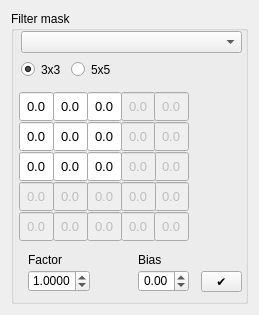
<?xml version="1.0" encoding="UTF-8"?>
<ui version="4.0">
 <class>KernelWidget</class>
 <widget class="QWidget" name="KernelWidget">
  <property name="geometry">
   <rect>
    <x>0</x>
    <y>0</y>
    <width>259</width>
    <height>315</height>
   </rect>
  </property>
  <property name="windowTitle">
   <string>Form</string>
  </property>
  <layout class="QVBoxLayout" name="verticalLayout">
   <item>
    <widget class="QGroupBox" name="groupBox_9">
     <property name="title">
      <string>Filter mask</string>
     </property>
     <widget class="QToolButton" name="sharpMask_applyBtn">
      <property name="geometry">
       <rect>
        <x>190</x>
        <y>260</y>
        <width>41</width>
        <height>21</height>
       </rect>
      </property>
      <property name="text">
       <string>✔</string>
      </property>
     </widget>
     <widget class="QDoubleSpinBox" name="sharpMask00">
      <property name="geometry">
       <rect>
        <x>8</x>
        <y>80</y>
        <width>35</width>
        <height>31</height>
       </rect>
      </property>
      <property name="font">
       <font>
        <pointsize>10</pointsize>
        <weight>50</weight>
        <bold>false</bold>
       </font>
      </property>
      <property name="wrapping">
       <bool>false</bool>
      </property>
      <property name="frame">
       <bool>true</bool>
      </property>
      <property name="alignment">
       <set>Qt::AlignCenter</set>
      </property>
      <property name="readOnly">
       <bool>false</bool>
      </property>
      <property name="buttonSymbols">
       <enum>QAbstractSpinBox::NoButtons</enum>
      </property>
      <property name="accelerated">
       <bool>false</bool>
      </property>
      <property name="correctionMode">
       <enum>QAbstractSpinBox::CorrectToPreviousValue</enum>
      </property>
      <property name="keyboardTracking">
       <bool>true</bool>
      </property>
      <property name="showGroupSeparator" stdset="0">
       <bool>false</bool>
      </property>
      <property name="prefix">
       <string/>
      </property>
      <property name="suffix">
       <string/>
      </property>
      <property name="decimals">
       <number>1</number>
      </property>
      <property name="minimum">
       <double>-100.000000000000000</double>
      </property>
      <property name="stepType">
       <enum>QAbstractSpinBox::AdaptiveDecimalStepType</enum>
      </property>
      <property name="value">
       <double>0.000000000000000</double>
      </property>
     </widget>
     <widget class="QDoubleSpinBox" name="sharpMask01">
      <property name="geometry">
       <rect>
        <x>42</x>
        <y>80</y>
        <width>35</width>
        <height>31</height>
       </rect>
      </property>
      <property name="font">
       <font>
        <pointsize>10</pointsize>
       </font>
      </property>
      <property name="wrapping">
       <bool>false</bool>
      </property>
      <property name="frame">
       <bool>true</bool>
      </property>
      <property name="alignment">
       <set>Qt::AlignCenter</set>
      </property>
      <property name="readOnly">
       <bool>false</bool>
      </property>
      <property name="buttonSymbols">
       <enum>QAbstractSpinBox::NoButtons</enum>
      </property>
      <property name="accelerated">
       <bool>false</bool>
      </property>
      <property name="correctionMode">
       <enum>QAbstractSpinBox::CorrectToPreviousValue</enum>
      </property>
      <property name="keyboardTracking">
       <bool>true</bool>
      </property>
      <property name="showGroupSeparator" stdset="0">
       <bool>false</bool>
      </property>
      <property name="prefix">
       <string/>
      </property>
      <property name="suffix">
       <string/>
      </property>
      <property name="decimals">
       <number>1</number>
      </property>
      <property name="minimum">
       <double>-100.000000000000000</double>
      </property>
      <property name="stepType">
       <enum>QAbstractSpinBox::AdaptiveDecimalStepType</enum>
      </property>
      <property name="value">
       <double>0.000000000000000</double>
      </property>
     </widget>
     <widget class="QDoubleSpinBox" name="sharpMask02">
      <property name="geometry">
       <rect>
        <x>76</x>
        <y>80</y>
        <width>35</width>
        <height>31</height>
       </rect>
      </property>
      <property name="font">
       <font>
        <pointsize>10</pointsize>
       </font>
      </property>
      <property name="wrapping">
       <bool>false</bool>
      </property>
      <property name="frame">
       <bool>true</bool>
      </property>
      <property name="alignment">
       <set>Qt::AlignCenter</set>
      </property>
      <property name="readOnly">
       <bool>false</bool>
      </property>
      <property name="buttonSymbols">
       <enum>QAbstractSpinBox::NoButtons</enum>
      </property>
      <property name="accelerated">
       <bool>false</bool>
      </property>
      <property name="correctionMode">
       <enum>QAbstractSpinBox::CorrectToPreviousValue</enum>
      </property>
      <property name="keyboardTracking">
       <bool>true</bool>
      </property>
      <property name="showGroupSeparator" stdset="0">
       <bool>false</bool>
      </property>
      <property name="prefix">
       <string/>
      </property>
      <property name="suffix">
       <string/>
      </property>
      <property name="decimals">
       <number>1</number>
      </property>
      <property name="minimum">
       <double>-100.000000000000000</double>
      </property>
      <property name="stepType">
       <enum>QAbstractSpinBox::AdaptiveDecimalStepType</enum>
      </property>
      <property name="value">
       <double>0.000000000000000</double>
      </property>
     </widget>
     <widget class="QDoubleSpinBox" name="sharpMask12">
      <property name="geometry">
       <rect>
        <x>76</x>
        <y>110</y>
        <width>35</width>
        <height>31</height>
       </rect>
      </property>
      <property name="font">
       <font>
        <pointsize>10</pointsize>
       </font>
      </property>
      <property name="wrapping">
       <bool>false</bool>
      </property>
      <property name="frame">
       <bool>true</bool>
      </property>
      <property name="alignment">
       <set>Qt::AlignCenter</set>
      </property>
      <property name="readOnly">
       <bool>false</bool>
      </property>
      <property name="buttonSymbols">
       <enum>QAbstractSpinBox::NoButtons</enum>
      </property>
      <property name="accelerated">
       <bool>false</bool>
      </property>
      <property name="correctionMode">
       <enum>QAbstractSpinBox::CorrectToPreviousValue</enum>
      </property>
      <property name="keyboardTracking">
       <bool>true</bool>
      </property>
      <property name="showGroupSeparator" stdset="0">
       <bool>false</bool>
      </property>
      <property name="prefix">
       <string/>
      </property>
      <property name="suffix">
       <string/>
      </property>
      <property name="decimals">
       <number>1</number>
      </property>
      <property name="minimum">
       <double>-100.000000000000000</double>
      </property>
      <property name="stepType">
       <enum>QAbstractSpinBox::AdaptiveDecimalStepType</enum>
      </property>
      <property name="value">
       <double>0.000000000000000</double>
      </property>
     </widget>
     <widget class="QDoubleSpinBox" name="sharpMask11">
      <property name="geometry">
       <rect>
        <x>42</x>
        <y>110</y>
        <width>35</width>
        <height>31</height>
       </rect>
      </property>
      <property name="font">
       <font>
        <pointsize>10</pointsize>
       </font>
      </property>
      <property name="wrapping">
       <bool>false</bool>
      </property>
      <property name="frame">
       <bool>true</bool>
      </property>
      <property name="alignment">
       <set>Qt::AlignCenter</set>
      </property>
      <property name="readOnly">
       <bool>false</bool>
      </property>
      <property name="buttonSymbols">
       <enum>QAbstractSpinBox::NoButtons</enum>
      </property>
      <property name="accelerated">
       <bool>false</bool>
      </property>
      <property name="correctionMode">
       <enum>QAbstractSpinBox::CorrectToPreviousValue</enum>
      </property>
      <property name="keyboardTracking">
       <bool>true</bool>
      </property>
      <property name="showGroupSeparator" stdset="0">
       <bool>false</bool>
      </property>
      <property name="prefix">
       <string/>
      </property>
      <property name="suffix">
       <string/>
      </property>
      <property name="decimals">
       <number>1</number>
      </property>
      <property name="minimum">
       <double>-100.000000000000000</double>
      </property>
      <property name="stepType">
       <enum>QAbstractSpinBox::AdaptiveDecimalStepType</enum>
      </property>
      <property name="value">
       <double>0.000000000000000</double>
      </property>
     </widget>
     <widget class="QDoubleSpinBox" name="sharpMask10">
      <property name="geometry">
       <rect>
        <x>8</x>
        <y>110</y>
        <width>35</width>
        <height>31</height>
       </rect>
      </property>
      <property name="font">
       <font>
        <pointsize>10</pointsize>
       </font>
      </property>
      <property name="wrapping">
       <bool>false</bool>
      </property>
      <property name="frame">
       <bool>true</bool>
      </property>
      <property name="alignment">
       <set>Qt::AlignCenter</set>
      </property>
      <property name="readOnly">
       <bool>false</bool>
      </property>
      <property name="buttonSymbols">
       <enum>QAbstractSpinBox::NoButtons</enum>
      </property>
      <property name="accelerated">
       <bool>false</bool>
      </property>
      <property name="correctionMode">
       <enum>QAbstractSpinBox::CorrectToPreviousValue</enum>
      </property>
      <property name="keyboardTracking">
       <bool>true</bool>
      </property>
      <property name="showGroupSeparator" stdset="0">
       <bool>false</bool>
      </property>
      <property name="prefix">
       <string/>
      </property>
      <property name="suffix">
       <string/>
      </property>
      <property name="decimals">
       <number>1</number>
      </property>
      <property name="minimum">
       <double>-100.000000000000000</double>
      </property>
      <property name="stepType">
       <enum>QAbstractSpinBox::AdaptiveDecimalStepType</enum>
      </property>
      <property name="value">
       <double>0.000000000000000</double>
      </property>
     </widget>
     <widget class="QDoubleSpinBox" name="sharpMask22">
      <property name="geometry">
       <rect>
        <x>76</x>
        <y>140</y>
        <width>35</width>
        <height>31</height>
       </rect>
      </property>
      <property name="font">
       <font>
        <pointsize>10</pointsize>
       </font>
      </property>
      <property name="wrapping">
       <bool>false</bool>
      </property>
      <property name="frame">
       <bool>true</bool>
      </property>
      <property name="alignment">
       <set>Qt::AlignCenter</set>
      </property>
      <property name="readOnly">
       <bool>false</bool>
      </property>
      <property name="buttonSymbols">
       <enum>QAbstractSpinBox::NoButtons</enum>
      </property>
      <property name="accelerated">
       <bool>false</bool>
      </property>
      <property name="correctionMode">
       <enum>QAbstractSpinBox::CorrectToPreviousValue</enum>
      </property>
      <property name="keyboardTracking">
       <bool>true</bool>
      </property>
      <property name="showGroupSeparator" stdset="0">
       <bool>false</bool>
      </property>
      <property name="prefix">
       <string/>
      </property>
      <property name="suffix">
       <string/>
      </property>
      <property name="decimals">
       <number>1</number>
      </property>
      <property name="minimum">
       <double>-100.000000000000000</double>
      </property>
      <property name="stepType">
       <enum>QAbstractSpinBox::AdaptiveDecimalStepType</enum>
      </property>
      <property name="value">
       <double>0.000000000000000</double>
      </property>
     </widget>
     <widget class="QDoubleSpinBox" name="sharpMask21">
      <property name="geometry">
       <rect>
        <x>42</x>
        <y>140</y>
        <width>35</width>
        <height>31</height>
       </rect>
      </property>
      <property name="font">
       <font>
        <pointsize>10</pointsize>
       </font>
      </property>
      <property name="wrapping">
       <bool>false</bool>
      </property>
      <property name="frame">
       <bool>true</bool>
      </property>
      <property name="alignment">
       <set>Qt::AlignCenter</set>
      </property>
      <property name="readOnly">
       <bool>false</bool>
      </property>
      <property name="buttonSymbols">
       <enum>QAbstractSpinBox::NoButtons</enum>
      </property>
      <property name="accelerated">
       <bool>false</bool>
      </property>
      <property name="correctionMode">
       <enum>QAbstractSpinBox::CorrectToPreviousValue</enum>
      </property>
      <property name="keyboardTracking">
       <bool>true</bool>
      </property>
      <property name="showGroupSeparator" stdset="0">
       <bool>false</bool>
      </property>
      <property name="prefix">
       <string/>
      </property>
      <property name="suffix">
       <string/>
      </property>
      <property name="decimals">
       <number>1</number>
      </property>
      <property name="minimum">
       <double>-100.000000000000000</double>
      </property>
      <property name="stepType">
       <enum>QAbstractSpinBox::AdaptiveDecimalStepType</enum>
      </property>
      <property name="value">
       <double>0.000000000000000</double>
      </property>
     </widget>
     <widget class="QDoubleSpinBox" name="sharpMask20">
      <property name="geometry">
       <rect>
        <x>8</x>
        <y>140</y>
        <width>35</width>
        <height>31</height>
       </rect>
      </property>
      <property name="font">
       <font>
        <pointsize>10</pointsize>
       </font>
      </property>
      <property name="wrapping">
       <bool>false</bool>
      </property>
      <property name="frame">
       <bool>true</bool>
      </property>
      <property name="alignment">
       <set>Qt::AlignCenter</set>
      </property>
      <property name="readOnly">
       <bool>false</bool>
      </property>
      <property name="buttonSymbols">
       <enum>QAbstractSpinBox::NoButtons</enum>
      </property>
      <property name="accelerated">
       <bool>false</bool>
      </property>
      <property name="correctionMode">
       <enum>QAbstractSpinBox::CorrectToPreviousValue</enum>
      </property>
      <property name="keyboardTracking">
       <bool>true</bool>
      </property>
      <property name="showGroupSeparator" stdset="0">
       <bool>false</bool>
      </property>
      <property name="prefix">
       <string/>
      </property>
      <property name="suffix">
       <string/>
      </property>
      <property name="decimals">
       <number>1</number>
      </property>
      <property name="minimum">
       <double>-100.000000000000000</double>
      </property>
      <property name="stepType">
       <enum>QAbstractSpinBox::AdaptiveDecimalStepType</enum>
      </property>
      <property name="value">
       <double>0.000000000000000</double>
      </property>
     </widget>
     <widget class="QComboBox" name="masks_ComboBox">
      <property name="geometry">
       <rect>
        <x>10</x>
        <y>20</y>
        <width>221</width>
        <height>22</height>
       </rect>
      </property>
     </widget>
     <widget class="QDoubleSpinBox" name="maskFactor_SpinBox">
      <property name="geometry">
       <rect>
        <x>17</x>
        <y>259</y>
        <width>62</width>
        <height>22</height>
       </rect>
      </property>
      <property name="alignment">
       <set>Qt::AlignCenter</set>
      </property>
      <property name="decimals">
       <number>4</number>
      </property>
      <property name="minimum">
       <double>-1000.000000000000000</double>
      </property>
      <property name="maximum">
       <double>999.990000000000009</double>
      </property>
      <property name="singleStep">
       <double>0.100000000000000</double>
      </property>
      <property name="value">
       <double>1.000000000000000</double>
      </property>
     </widget>
     <widget class="QDoubleSpinBox" name="maskBias_SpinBox">
      <property name="geometry">
       <rect>
        <x>127</x>
        <y>259</y>
        <width>51</width>
        <height>22</height>
       </rect>
      </property>
      <property name="alignment">
       <set>Qt::AlignCenter</set>
      </property>
      <property name="minimum">
       <double>-255.000000000000000</double>
      </property>
      <property name="maximum">
       <double>255.000000000000000</double>
      </property>
      <property name="singleStep">
       <double>0.100000000000000</double>
      </property>
     </widget>
     <widget class="QLabel" name="label_7">
      <property name="geometry">
       <rect>
        <x>17</x>
        <y>239</y>
        <width>47</width>
        <height>20</height>
       </rect>
      </property>
      <property name="text">
       <string>Factor</string>
      </property>
     </widget>
     <widget class="QLabel" name="label_8">
      <property name="geometry">
       <rect>
        <x>127</x>
        <y>239</y>
        <width>51</width>
        <height>20</height>
       </rect>
      </property>
      <property name="text">
       <string>Bias</string>
      </property>
     </widget>
     <widget class="QDoubleSpinBox" name="sharpMask03">
      <property name="enabled">
       <bool>false</bool>
      </property>
      <property name="geometry">
       <rect>
        <x>110</x>
        <y>80</y>
        <width>35</width>
        <height>31</height>
       </rect>
      </property>
      <property name="font">
       <font>
        <pointsize>10</pointsize>
       </font>
      </property>
      <property name="wrapping">
       <bool>false</bool>
      </property>
      <property name="frame">
       <bool>true</bool>
      </property>
      <property name="alignment">
       <set>Qt::AlignCenter</set>
      </property>
      <property name="readOnly">
       <bool>false</bool>
      </property>
      <property name="buttonSymbols">
       <enum>QAbstractSpinBox::NoButtons</enum>
      </property>
      <property name="accelerated">
       <bool>false</bool>
      </property>
      <property name="correctionMode">
       <enum>QAbstractSpinBox::CorrectToPreviousValue</enum>
      </property>
      <property name="keyboardTracking">
       <bool>true</bool>
      </property>
      <property name="showGroupSeparator" stdset="0">
       <bool>false</bool>
      </property>
      <property name="prefix">
       <string/>
      </property>
      <property name="suffix">
       <string/>
      </property>
      <property name="decimals">
       <number>1</number>
      </property>
      <property name="minimum">
       <double>-100.000000000000000</double>
      </property>
      <property name="stepType">
       <enum>QAbstractSpinBox::AdaptiveDecimalStepType</enum>
      </property>
      <property name="value">
       <double>0.000000000000000</double>
      </property>
     </widget>
     <widget class="QDoubleSpinBox" name="sharpMask04">
      <property name="enabled">
       <bool>false</bool>
      </property>
      <property name="geometry">
       <rect>
        <x>143</x>
        <y>80</y>
        <width>35</width>
        <height>31</height>
       </rect>
      </property>
      <property name="font">
       <font>
        <pointsize>10</pointsize>
       </font>
      </property>
      <property name="wrapping">
       <bool>false</bool>
      </property>
      <property name="frame">
       <bool>true</bool>
      </property>
      <property name="alignment">
       <set>Qt::AlignCenter</set>
      </property>
      <property name="readOnly">
       <bool>false</bool>
      </property>
      <property name="buttonSymbols">
       <enum>QAbstractSpinBox::NoButtons</enum>
      </property>
      <property name="accelerated">
       <bool>false</bool>
      </property>
      <property name="correctionMode">
       <enum>QAbstractSpinBox::CorrectToPreviousValue</enum>
      </property>
      <property name="keyboardTracking">
       <bool>true</bool>
      </property>
      <property name="showGroupSeparator" stdset="0">
       <bool>false</bool>
      </property>
      <property name="prefix">
       <string/>
      </property>
      <property name="suffix">
       <string/>
      </property>
      <property name="decimals">
       <number>1</number>
      </property>
      <property name="minimum">
       <double>-100.000000000000000</double>
      </property>
      <property name="stepType">
       <enum>QAbstractSpinBox::AdaptiveDecimalStepType</enum>
      </property>
      <property name="value">
       <double>0.000000000000000</double>
      </property>
     </widget>
     <widget class="QDoubleSpinBox" name="sharpMask13">
      <property name="enabled">
       <bool>false</bool>
      </property>
      <property name="geometry">
       <rect>
        <x>110</x>
        <y>110</y>
        <width>35</width>
        <height>31</height>
       </rect>
      </property>
      <property name="font">
       <font>
        <pointsize>10</pointsize>
       </font>
      </property>
      <property name="wrapping">
       <bool>false</bool>
      </property>
      <property name="frame">
       <bool>true</bool>
      </property>
      <property name="alignment">
       <set>Qt::AlignCenter</set>
      </property>
      <property name="readOnly">
       <bool>false</bool>
      </property>
      <property name="buttonSymbols">
       <enum>QAbstractSpinBox::NoButtons</enum>
      </property>
      <property name="accelerated">
       <bool>false</bool>
      </property>
      <property name="correctionMode">
       <enum>QAbstractSpinBox::CorrectToPreviousValue</enum>
      </property>
      <property name="keyboardTracking">
       <bool>true</bool>
      </property>
      <property name="showGroupSeparator" stdset="0">
       <bool>false</bool>
      </property>
      <property name="prefix">
       <string/>
      </property>
      <property name="suffix">
       <string/>
      </property>
      <property name="decimals">
       <number>1</number>
      </property>
      <property name="minimum">
       <double>-100.000000000000000</double>
      </property>
      <property name="stepType">
       <enum>QAbstractSpinBox::AdaptiveDecimalStepType</enum>
      </property>
      <property name="value">
       <double>0.000000000000000</double>
      </property>
     </widget>
     <widget class="QDoubleSpinBox" name="sharpMask14">
      <property name="enabled">
       <bool>false</bool>
      </property>
      <property name="geometry">
       <rect>
        <x>143</x>
        <y>110</y>
        <width>35</width>
        <height>31</height>
       </rect>
      </property>
      <property name="font">
       <font>
        <pointsize>10</pointsize>
       </font>
      </property>
      <property name="wrapping">
       <bool>false</bool>
      </property>
      <property name="frame">
       <bool>true</bool>
      </property>
      <property name="alignment">
       <set>Qt::AlignCenter</set>
      </property>
      <property name="readOnly">
       <bool>false</bool>
      </property>
      <property name="buttonSymbols">
       <enum>QAbstractSpinBox::NoButtons</enum>
      </property>
      <property name="accelerated">
       <bool>false</bool>
      </property>
      <property name="correctionMode">
       <enum>QAbstractSpinBox::CorrectToPreviousValue</enum>
      </property>
      <property name="keyboardTracking">
       <bool>true</bool>
      </property>
      <property name="showGroupSeparator" stdset="0">
       <bool>false</bool>
      </property>
      <property name="prefix">
       <string/>
      </property>
      <property name="suffix">
       <string/>
      </property>
      <property name="decimals">
       <number>1</number>
      </property>
      <property name="minimum">
       <double>-100.000000000000000</double>
      </property>
      <property name="stepType">
       <enum>QAbstractSpinBox::AdaptiveDecimalStepType</enum>
      </property>
      <property name="value">
       <double>0.000000000000000</double>
      </property>
     </widget>
     <widget class="QDoubleSpinBox" name="sharpMask24">
      <property name="enabled">
       <bool>false</bool>
      </property>
      <property name="geometry">
       <rect>
        <x>143</x>
        <y>140</y>
        <width>35</width>
        <height>31</height>
       </rect>
      </property>
      <property name="font">
       <font>
        <pointsize>10</pointsize>
       </font>
      </property>
      <property name="wrapping">
       <bool>false</bool>
      </property>
      <property name="frame">
       <bool>true</bool>
      </property>
      <property name="alignment">
       <set>Qt::AlignCenter</set>
      </property>
      <property name="readOnly">
       <bool>false</bool>
      </property>
      <property name="buttonSymbols">
       <enum>QAbstractSpinBox::NoButtons</enum>
      </property>
      <property name="accelerated">
       <bool>false</bool>
      </property>
      <property name="correctionMode">
       <enum>QAbstractSpinBox::CorrectToPreviousValue</enum>
      </property>
      <property name="keyboardTracking">
       <bool>true</bool>
      </property>
      <property name="showGroupSeparator" stdset="0">
       <bool>false</bool>
      </property>
      <property name="prefix">
       <string/>
      </property>
      <property name="suffix">
       <string/>
      </property>
      <property name="decimals">
       <number>1</number>
      </property>
      <property name="minimum">
       <double>-100.000000000000000</double>
      </property>
      <property name="stepType">
       <enum>QAbstractSpinBox::AdaptiveDecimalStepType</enum>
      </property>
      <property name="value">
       <double>0.000000000000000</double>
      </property>
     </widget>
     <widget class="QDoubleSpinBox" name="sharpMask23">
      <property name="enabled">
       <bool>false</bool>
      </property>
      <property name="geometry">
       <rect>
        <x>110</x>
        <y>140</y>
        <width>35</width>
        <height>31</height>
       </rect>
      </property>
      <property name="font">
       <font>
        <pointsize>10</pointsize>
       </font>
      </property>
      <property name="wrapping">
       <bool>false</bool>
      </property>
      <property name="frame">
       <bool>true</bool>
      </property>
      <property name="alignment">
       <set>Qt::AlignCenter</set>
      </property>
      <property name="readOnly">
       <bool>false</bool>
      </property>
      <property name="buttonSymbols">
       <enum>QAbstractSpinBox::NoButtons</enum>
      </property>
      <property name="accelerated">
       <bool>false</bool>
      </property>
      <property name="correctionMode">
       <enum>QAbstractSpinBox::CorrectToPreviousValue</enum>
      </property>
      <property name="keyboardTracking">
       <bool>true</bool>
      </property>
      <property name="showGroupSeparator" stdset="0">
       <bool>false</bool>
      </property>
      <property name="prefix">
       <string/>
      </property>
      <property name="suffix">
       <string/>
      </property>
      <property name="decimals">
       <number>1</number>
      </property>
      <property name="minimum">
       <double>-100.000000000000000</double>
      </property>
      <property name="stepType">
       <enum>QAbstractSpinBox::AdaptiveDecimalStepType</enum>
      </property>
      <property name="value">
       <double>0.000000000000000</double>
      </property>
     </widget>
     <widget class="QDoubleSpinBox" name="sharpMask32">
      <property name="enabled">
       <bool>false</bool>
      </property>
      <property name="geometry">
       <rect>
        <x>76</x>
        <y>170</y>
        <width>35</width>
        <height>31</height>
       </rect>
      </property>
      <property name="font">
       <font>
        <pointsize>10</pointsize>
       </font>
      </property>
      <property name="wrapping">
       <bool>false</bool>
      </property>
      <property name="frame">
       <bool>true</bool>
      </property>
      <property name="alignment">
       <set>Qt::AlignCenter</set>
      </property>
      <property name="readOnly">
       <bool>false</bool>
      </property>
      <property name="buttonSymbols">
       <enum>QAbstractSpinBox::NoButtons</enum>
      </property>
      <property name="accelerated">
       <bool>false</bool>
      </property>
      <property name="correctionMode">
       <enum>QAbstractSpinBox::CorrectToPreviousValue</enum>
      </property>
      <property name="keyboardTracking">
       <bool>true</bool>
      </property>
      <property name="showGroupSeparator" stdset="0">
       <bool>false</bool>
      </property>
      <property name="prefix">
       <string/>
      </property>
      <property name="suffix">
       <string/>
      </property>
      <property name="decimals">
       <number>1</number>
      </property>
      <property name="minimum">
       <double>-100.000000000000000</double>
      </property>
      <property name="stepType">
       <enum>QAbstractSpinBox::AdaptiveDecimalStepType</enum>
      </property>
      <property name="value">
       <double>0.000000000000000</double>
      </property>
     </widget>
     <widget class="QDoubleSpinBox" name="sharpMask34">
      <property name="enabled">
       <bool>false</bool>
      </property>
      <property name="geometry">
       <rect>
        <x>143</x>
        <y>170</y>
        <width>35</width>
        <height>31</height>
       </rect>
      </property>
      <property name="font">
       <font>
        <pointsize>10</pointsize>
       </font>
      </property>
      <property name="wrapping">
       <bool>false</bool>
      </property>
      <property name="frame">
       <bool>true</bool>
      </property>
      <property name="alignment">
       <set>Qt::AlignCenter</set>
      </property>
      <property name="readOnly">
       <bool>false</bool>
      </property>
      <property name="buttonSymbols">
       <enum>QAbstractSpinBox::NoButtons</enum>
      </property>
      <property name="accelerated">
       <bool>false</bool>
      </property>
      <property name="correctionMode">
       <enum>QAbstractSpinBox::CorrectToPreviousValue</enum>
      </property>
      <property name="keyboardTracking">
       <bool>true</bool>
      </property>
      <property name="showGroupSeparator" stdset="0">
       <bool>false</bool>
      </property>
      <property name="prefix">
       <string/>
      </property>
      <property name="suffix">
       <string/>
      </property>
      <property name="decimals">
       <number>1</number>
      </property>
      <property name="minimum">
       <double>-100.000000000000000</double>
      </property>
      <property name="stepType">
       <enum>QAbstractSpinBox::AdaptiveDecimalStepType</enum>
      </property>
      <property name="value">
       <double>0.000000000000000</double>
      </property>
     </widget>
     <widget class="QDoubleSpinBox" name="sharpMask30">
      <property name="enabled">
       <bool>false</bool>
      </property>
      <property name="geometry">
       <rect>
        <x>8</x>
        <y>170</y>
        <width>35</width>
        <height>31</height>
       </rect>
      </property>
      <property name="font">
       <font>
        <pointsize>10</pointsize>
       </font>
      </property>
      <property name="wrapping">
       <bool>false</bool>
      </property>
      <property name="frame">
       <bool>true</bool>
      </property>
      <property name="alignment">
       <set>Qt::AlignCenter</set>
      </property>
      <property name="readOnly">
       <bool>false</bool>
      </property>
      <property name="buttonSymbols">
       <enum>QAbstractSpinBox::NoButtons</enum>
      </property>
      <property name="accelerated">
       <bool>false</bool>
      </property>
      <property name="correctionMode">
       <enum>QAbstractSpinBox::CorrectToPreviousValue</enum>
      </property>
      <property name="keyboardTracking">
       <bool>true</bool>
      </property>
      <property name="showGroupSeparator" stdset="0">
       <bool>false</bool>
      </property>
      <property name="prefix">
       <string/>
      </property>
      <property name="suffix">
       <string/>
      </property>
      <property name="decimals">
       <number>1</number>
      </property>
      <property name="minimum">
       <double>-100.000000000000000</double>
      </property>
      <property name="stepType">
       <enum>QAbstractSpinBox::AdaptiveDecimalStepType</enum>
      </property>
      <property name="value">
       <double>0.000000000000000</double>
      </property>
     </widget>
     <widget class="QDoubleSpinBox" name="sharpMask31">
      <property name="enabled">
       <bool>false</bool>
      </property>
      <property name="geometry">
       <rect>
        <x>42</x>
        <y>170</y>
        <width>35</width>
        <height>31</height>
       </rect>
      </property>
      <property name="font">
       <font>
        <pointsize>10</pointsize>
       </font>
      </property>
      <property name="wrapping">
       <bool>false</bool>
      </property>
      <property name="frame">
       <bool>true</bool>
      </property>
      <property name="alignment">
       <set>Qt::AlignCenter</set>
      </property>
      <property name="readOnly">
       <bool>false</bool>
      </property>
      <property name="buttonSymbols">
       <enum>QAbstractSpinBox::NoButtons</enum>
      </property>
      <property name="accelerated">
       <bool>false</bool>
      </property>
      <property name="correctionMode">
       <enum>QAbstractSpinBox::CorrectToPreviousValue</enum>
      </property>
      <property name="keyboardTracking">
       <bool>true</bool>
      </property>
      <property name="showGroupSeparator" stdset="0">
       <bool>false</bool>
      </property>
      <property name="prefix">
       <string/>
      </property>
      <property name="suffix">
       <string/>
      </property>
      <property name="decimals">
       <number>1</number>
      </property>
      <property name="minimum">
       <double>-100.000000000000000</double>
      </property>
      <property name="stepType">
       <enum>QAbstractSpinBox::AdaptiveDecimalStepType</enum>
      </property>
      <property name="value">
       <double>0.000000000000000</double>
      </property>
     </widget>
     <widget class="QDoubleSpinBox" name="sharpMask33">
      <property name="enabled">
       <bool>false</bool>
      </property>
      <property name="geometry">
       <rect>
        <x>110</x>
        <y>170</y>
        <width>35</width>
        <height>31</height>
       </rect>
      </property>
      <property name="font">
       <font>
        <pointsize>10</pointsize>
       </font>
      </property>
      <property name="wrapping">
       <bool>false</bool>
      </property>
      <property name="frame">
       <bool>true</bool>
      </property>
      <property name="alignment">
       <set>Qt::AlignCenter</set>
      </property>
      <property name="readOnly">
       <bool>false</bool>
      </property>
      <property name="buttonSymbols">
       <enum>QAbstractSpinBox::NoButtons</enum>
      </property>
      <property name="accelerated">
       <bool>false</bool>
      </property>
      <property name="correctionMode">
       <enum>QAbstractSpinBox::CorrectToPreviousValue</enum>
      </property>
      <property name="keyboardTracking">
       <bool>true</bool>
      </property>
      <property name="showGroupSeparator" stdset="0">
       <bool>false</bool>
      </property>
      <property name="prefix">
       <string/>
      </property>
      <property name="suffix">
       <string/>
      </property>
      <property name="decimals">
       <number>1</number>
      </property>
      <property name="minimum">
       <double>-100.000000000000000</double>
      </property>
      <property name="stepType">
       <enum>QAbstractSpinBox::AdaptiveDecimalStepType</enum>
      </property>
      <property name="value">
       <double>0.000000000000000</double>
      </property>
     </widget>
     <widget class="QDoubleSpinBox" name="sharpMask42">
      <property name="enabled">
       <bool>false</bool>
      </property>
      <property name="geometry">
       <rect>
        <x>76</x>
        <y>200</y>
        <width>35</width>
        <height>31</height>
       </rect>
      </property>
      <property name="font">
       <font>
        <pointsize>10</pointsize>
       </font>
      </property>
      <property name="wrapping">
       <bool>false</bool>
      </property>
      <property name="frame">
       <bool>true</bool>
      </property>
      <property name="alignment">
       <set>Qt::AlignCenter</set>
      </property>
      <property name="readOnly">
       <bool>false</bool>
      </property>
      <property name="buttonSymbols">
       <enum>QAbstractSpinBox::NoButtons</enum>
      </property>
      <property name="accelerated">
       <bool>false</bool>
      </property>
      <property name="correctionMode">
       <enum>QAbstractSpinBox::CorrectToPreviousValue</enum>
      </property>
      <property name="keyboardTracking">
       <bool>true</bool>
      </property>
      <property name="showGroupSeparator" stdset="0">
       <bool>false</bool>
      </property>
      <property name="prefix">
       <string/>
      </property>
      <property name="suffix">
       <string/>
      </property>
      <property name="decimals">
       <number>1</number>
      </property>
      <property name="minimum">
       <double>-100.000000000000000</double>
      </property>
      <property name="stepType">
       <enum>QAbstractSpinBox::AdaptiveDecimalStepType</enum>
      </property>
      <property name="value">
       <double>0.000000000000000</double>
      </property>
     </widget>
     <widget class="QDoubleSpinBox" name="sharpMask43">
      <property name="enabled">
       <bool>false</bool>
      </property>
      <property name="geometry">
       <rect>
        <x>110</x>
        <y>200</y>
        <width>35</width>
        <height>31</height>
       </rect>
      </property>
      <property name="font">
       <font>
        <pointsize>10</pointsize>
       </font>
      </property>
      <property name="wrapping">
       <bool>false</bool>
      </property>
      <property name="frame">
       <bool>true</bool>
      </property>
      <property name="alignment">
       <set>Qt::AlignCenter</set>
      </property>
      <property name="readOnly">
       <bool>false</bool>
      </property>
      <property name="buttonSymbols">
       <enum>QAbstractSpinBox::NoButtons</enum>
      </property>
      <property name="accelerated">
       <bool>false</bool>
      </property>
      <property name="correctionMode">
       <enum>QAbstractSpinBox::CorrectToPreviousValue</enum>
      </property>
      <property name="keyboardTracking">
       <bool>true</bool>
      </property>
      <property name="showGroupSeparator" stdset="0">
       <bool>false</bool>
      </property>
      <property name="prefix">
       <string/>
      </property>
      <property name="suffix">
       <string/>
      </property>
      <property name="decimals">
       <number>1</number>
      </property>
      <property name="minimum">
       <double>-100.000000000000000</double>
      </property>
      <property name="stepType">
       <enum>QAbstractSpinBox::AdaptiveDecimalStepType</enum>
      </property>
      <property name="value">
       <double>0.000000000000000</double>
      </property>
     </widget>
     <widget class="QDoubleSpinBox" name="sharpMask44">
      <property name="enabled">
       <bool>false</bool>
      </property>
      <property name="geometry">
       <rect>
        <x>143</x>
        <y>200</y>
        <width>35</width>
        <height>31</height>
       </rect>
      </property>
      <property name="font">
       <font>
        <pointsize>10</pointsize>
       </font>
      </property>
      <property name="wrapping">
       <bool>false</bool>
      </property>
      <property name="frame">
       <bool>true</bool>
      </property>
      <property name="alignment">
       <set>Qt::AlignCenter</set>
      </property>
      <property name="readOnly">
       <bool>false</bool>
      </property>
      <property name="buttonSymbols">
       <enum>QAbstractSpinBox::NoButtons</enum>
      </property>
      <property name="accelerated">
       <bool>false</bool>
      </property>
      <property name="correctionMode">
       <enum>QAbstractSpinBox::CorrectToPreviousValue</enum>
      </property>
      <property name="keyboardTracking">
       <bool>true</bool>
      </property>
      <property name="showGroupSeparator" stdset="0">
       <bool>false</bool>
      </property>
      <property name="prefix">
       <string/>
      </property>
      <property name="suffix">
       <string/>
      </property>
      <property name="decimals">
       <number>1</number>
      </property>
      <property name="minimum">
       <double>-100.000000000000000</double>
      </property>
      <property name="stepType">
       <enum>QAbstractSpinBox::AdaptiveDecimalStepType</enum>
      </property>
      <property name="value">
       <double>0.000000000000000</double>
      </property>
     </widget>
     <widget class="QDoubleSpinBox" name="sharpMask40">
      <property name="enabled">
       <bool>false</bool>
      </property>
      <property name="geometry">
       <rect>
        <x>8</x>
        <y>200</y>
        <width>35</width>
        <height>31</height>
       </rect>
      </property>
      <property name="font">
       <font>
        <pointsize>10</pointsize>
       </font>
      </property>
      <property name="wrapping">
       <bool>false</bool>
      </property>
      <property name="frame">
       <bool>true</bool>
      </property>
      <property name="alignment">
       <set>Qt::AlignCenter</set>
      </property>
      <property name="readOnly">
       <bool>false</bool>
      </property>
      <property name="buttonSymbols">
       <enum>QAbstractSpinBox::NoButtons</enum>
      </property>
      <property name="accelerated">
       <bool>false</bool>
      </property>
      <property name="correctionMode">
       <enum>QAbstractSpinBox::CorrectToPreviousValue</enum>
      </property>
      <property name="keyboardTracking">
       <bool>true</bool>
      </property>
      <property name="showGroupSeparator" stdset="0">
       <bool>false</bool>
      </property>
      <property name="prefix">
       <string/>
      </property>
      <property name="suffix">
       <string/>
      </property>
      <property name="decimals">
       <number>1</number>
      </property>
      <property name="minimum">
       <double>-100.000000000000000</double>
      </property>
      <property name="stepType">
       <enum>QAbstractSpinBox::AdaptiveDecimalStepType</enum>
      </property>
      <property name="value">
       <double>0.000000000000000</double>
      </property>
     </widget>
     <widget class="QDoubleSpinBox" name="sharpMask41">
      <property name="enabled">
       <bool>false</bool>
      </property>
      <property name="geometry">
       <rect>
        <x>42</x>
        <y>200</y>
        <width>35</width>
        <height>31</height>
       </rect>
      </property>
      <property name="font">
       <font>
        <pointsize>10</pointsize>
       </font>
      </property>
      <property name="wrapping">
       <bool>false</bool>
      </property>
      <property name="frame">
       <bool>true</bool>
      </property>
      <property name="alignment">
       <set>Qt::AlignCenter</set>
      </property>
      <property name="readOnly">
       <bool>false</bool>
      </property>
      <property name="buttonSymbols">
       <enum>QAbstractSpinBox::NoButtons</enum>
      </property>
      <property name="accelerated">
       <bool>false</bool>
      </property>
      <property name="correctionMode">
       <enum>QAbstractSpinBox::CorrectToPreviousValue</enum>
      </property>
      <property name="keyboardTracking">
       <bool>true</bool>
      </property>
      <property name="showGroupSeparator" stdset="0">
       <bool>false</bool>
      </property>
      <property name="prefix">
       <string/>
      </property>
      <property name="suffix">
       <string/>
      </property>
      <property name="decimals">
       <number>1</number>
      </property>
      <property name="minimum">
       <double>-100.000000000000000</double>
      </property>
      <property name="stepType">
       <enum>QAbstractSpinBox::AdaptiveDecimalStepType</enum>
      </property>
      <property name="value">
       <double>0.000000000000000</double>
      </property>
     </widget>
     <widget class="QRadioButton" name="radioButton_mask3x3">
      <property name="geometry">
       <rect>
        <x>10</x>
        <y>50</y>
        <width>82</width>
        <height>17</height>
       </rect>
      </property>
      <property name="text">
       <string>3x3</string>
      </property>
      <property name="checked">
       <bool>true</bool>
      </property>
     </widget>
     <widget class="QRadioButton" name="radioButton_mask5x5">
      <property name="geometry">
       <rect>
        <x>60</x>
        <y>50</y>
        <width>82</width>
        <height>17</height>
       </rect>
      </property>
      <property name="text">
       <string>5x5</string>
      </property>
      <property name="checked">
       <bool>false</bool>
      </property>
     </widget>
    </widget>
   </item>
  </layout>
 </widget>
 <resources/>
 <connections/>
</ui>
